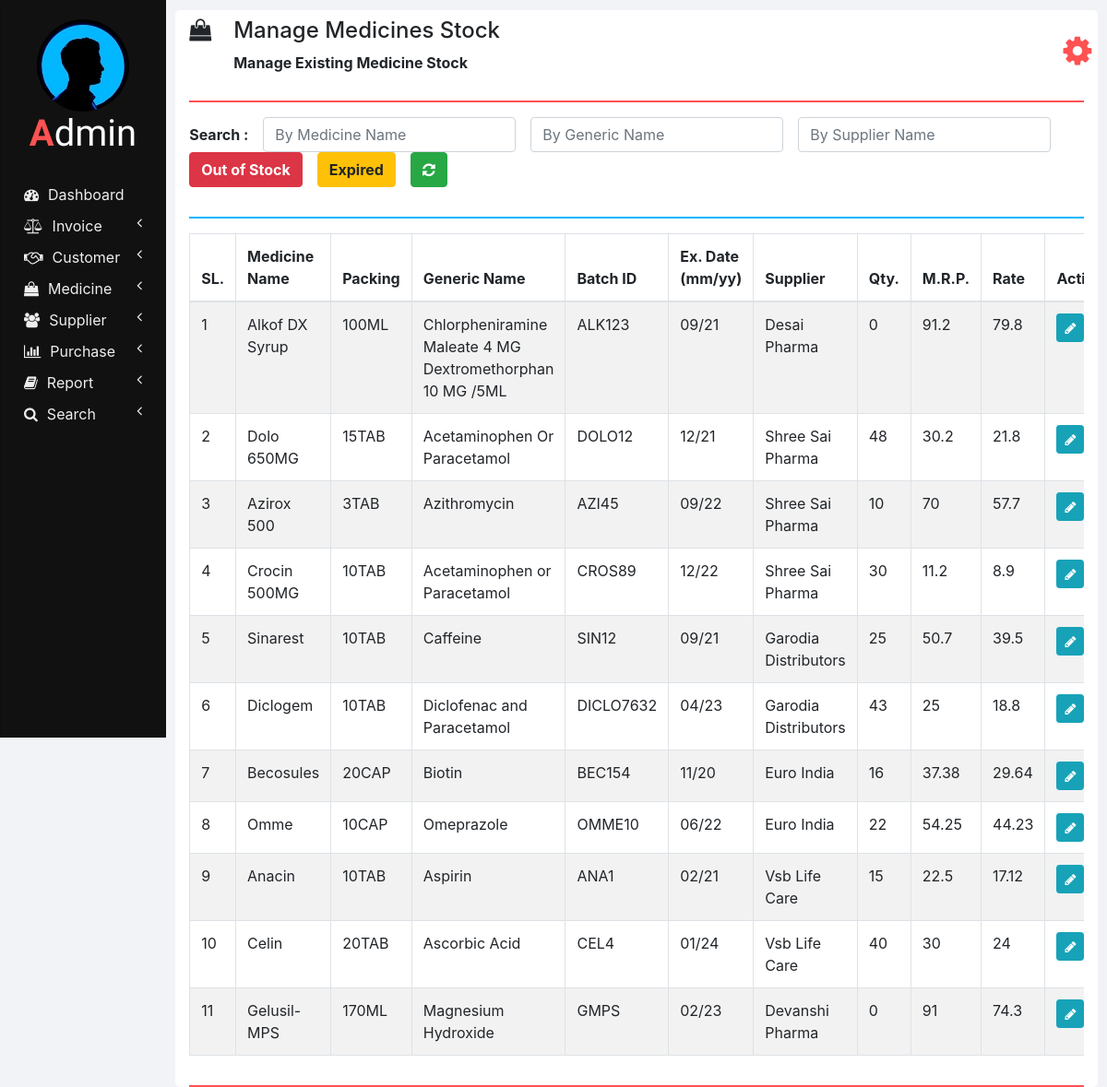
Page /manage_medicine_stock.php on the committed database.
### tables this page shows
CREATE TABLE `medicines` (
  `ID` int(11) NOT NULL,
  `NAME` varchar(100) NOT NULL,
  `PACKING` varchar(20) NOT NULL,
  `GENERIC_NAME` varchar(100) NOT NULL,
  `SUPPLIER_NAME` varchar(100) NOT NULL
);

CREATE TABLE `medicines_stock` (
  `ID` int(11) NOT NULL,
  `NAME` varchar(100) NOT NULL,
  `BATCH_ID` varchar(20) NOT NULL,
  `EXPIRY_DATE` varchar(10) NOT NULL,
  `QUANTITY` int(11) NOT NULL,
  `MRP` double NOT NULL,
  `RATE` double NOT NULL,
  `INVOICE_NUMBER` int(11) NOT NULL
);

### php/manage_medicine_stock.php (the view, shortened to what this page needs)
<?php
  function showMedicinesStock($id) {
    require "db_connection.php";
    if($con) {
      $seq_no = 0;
      $query = "SELECT * FROM medicines INNER JOIN medicines_stock ON medicines.NAME = medicines_stock.NAME";
      $result = mysqli_query($con, $query);
      while($row = mysqli_fetch_array($result)) {
        $seq_no++;
        if($row['BATCH_ID'] == $id)
          showEditOptionsRow($seq_no, $row);
        else
          showMedicineStockRow($seq_no, $row);
      }
    }
  }
  function showMedicineStockRow($seq_no, $row) {
    ?>
    <tr>
      <td><?php echo $seq_no; ?></td>
      <td><?php echo $row['NAME']; ?></td>
      <td><?php echo $row['PACKING']; ?></td>
      <td><?php echo $row['GENERIC_NAME']; ?></td>
      <td><?php echo $row['BATCH_ID']; ?></td>
      <td><?php echo $row['EXPIRY_DATE']; ?></td>
      <td><?php echo $row['SUPPLIER_NAME']; ?></td>
      <td><?php echo $row['QUANTITY']; ?></td>
      <td><?php echo $row['MRP']; ?></td>
      <td><?php echo $row['RATE']; ?></td>
      <td>
        <button href="" class="btn btn-info btn-sm" onclick="editMedicineStock('<?php echo $row['BATCH_ID']; ?>');">
          <i class="fa fa-pencil"></i>
        </button>
      </td>
    </tr>
    <?php
  }
  ?>

### css/sidenav.css (style rules this page uses)
body { background-color: #f1f3f6; }
.sidenav { width: 15%; height: 100vh; background-color: #222222; position: fixed; z-index: 1; flex: 1 0 auto; }
.card { width: 100%; height: 100%; top: 0; border-radius: 0; background-color: #111111; }
.logo .logo-caption { font-family: 'Poiret One', cursive; color: #ffffff; text-align: center; margin-bottom: 25px; }
.logo .profile { margin-left: 50%; border-radius: 50%; transform: translate(-50%); }
.logo .tweak { color: #ff5252; font-weight: bold; }
.main-menu-item { padding: 5px 5px; cursor: pointer; }
.main-menu-item > a { color: #eeeeee; text-decoration: none; font-size: 16px; }
.main-menu-item > a > span { margin-left: 10px; }

### css/home.css (style rules this page uses)
html, body { height: 100vh; }

### rows in the picture
medicines: seq_no "1", medicines_stock.NAME "Alkof DX Syrup", PACKING "100ML", GENERIC_NAME "Chlorpheniramine Maleate 4 MG Dextromethorphan 10 MG /5ML", medicines_stock.BATCH_ID "ALK123", medicines_stock.EXPIRY_DATE "09/21", SUPPLIER_NAME "Desai Pharma", medicines_stock.QUANTITY "0", medicines_stock.MRP "91.2", medicines_stock.RATE "79.8"
medicines: seq_no "2", medicines_stock.NAME "Dolo 650MG", PACKING "15TAB", GENERIC_NAME "Acetaminophen Or Paracetamol", medicines_stock.BATCH_ID "DOLO12", medicines_stock.EXPIRY_DATE "12/21", SUPPLIER_NAME "Shree Sai Pharma", medicines_stock.QUANTITY "48", medicines_stock.MRP "30.2", medicines_stock.RATE "21.8"
medicines: seq_no "3", medicines_stock.NAME "Azirox 500", PACKING "3TAB", GENERIC_NAME "Azithromycin", medicines_stock.BATCH_ID "AZI45", medicines_stock.EXPIRY_DATE "09/22", SUPPLIER_NAME "Shree Sai Pharma", medicines_stock.QUANTITY "10", medicines_stock.MRP "70", medicines_stock.RATE "57.7"
medicines: seq_no "4", medicines_stock.NAME "Crocin 500MG", PACKING "10TAB", GENERIC_NAME "Acetaminophen or Paracetamol", medicines_stock.BATCH_ID "CROS89", medicines_stock.EXPIRY_DATE "12/22", SUPPLIER_NAME "Shree Sai Pharma", medicines_stock.QUANTITY "30", medicines_stock.MRP "11.2", medicines_stock.RATE "8.9"
medicines: seq_no "5", medicines_stock.NAME "Sinarest", PACKING "10TAB", GENERIC_NAME "Caffeine", medicines_stock.BATCH_ID "SIN12", medicines_stock.EXPIRY_DATE "09/21", SUPPLIER_NAME "Garodia Distributors", medicines_stock.QUANTITY "25", medicines_stock.MRP "50.7", medicines_stock.RATE "39.5"
medicines: seq_no "6", medicines_stock.NAME "Diclogem", PACKING "10TAB", GENERIC_NAME "Diclofenac and Paracetamol", medicines_stock.BATCH_ID "DICLO7632", medicines_stock.EXPIRY_DATE "04/23", SUPPLIER_NAME "Garodia Distributors", medicines_stock.QUANTITY "43", medicines_stock.MRP "25", medicines_stock.RATE "18.8"
medicines: seq_no "7", medicines_stock.NAME "Becosules", PACKING "20CAP", GENERIC_NAME "Biotin", medicines_stock.BATCH_ID "BEC154", medicines_stock.EXPIRY_DATE "11/20", SUPPLIER_NAME "Euro India", medicines_stock.QUANTITY "16", medicines_stock.MRP "37.38", medicines_stock.RATE "29.64"
medicines: seq_no "8", medicines_stock.NAME "Omme", PACKING "10CAP", GENERIC_NAME "Omeprazole", medicines_stock.BATCH_ID "OMME10", medicines_stock.EXPIRY_DATE "06/22", SUPPLIER_NAME "Euro India", medicines_stock.QUANTITY "22", medicines_stock.MRP "54.25", medicines_stock.RATE "44.23"
medicines: seq_no "9", medicines_stock.NAME "Anacin", PACKING "10TAB", GENERIC_NAME "Aspirin", medicines_stock.BATCH_ID "ANA1", medicines_stock.EXPIRY_DATE "02/21", SUPPLIER_NAME "Vsb Life Care", medicines_stock.QUANTITY "15", medicines_stock.MRP "22.5", medicines_stock.RATE "17.12"
medicines: seq_no "10", medicines_stock.NAME "Celin", PACKING "20TAB", GENERIC_NAME "Ascorbic Acid", medicines_stock.BATCH_ID "CEL4", medicines_stock.EXPIRY_DATE "01/24", SUPPLIER_NAME "Vsb Life Care", medicines_stock.QUANTITY "40", medicines_stock.MRP "30", medicines_stock.RATE "24"
medicines: seq_no "11", medicines_stock.NAME "Gelusil-MPS", PACKING "170ML", GENERIC_NAME "Magnesium Hydroxide", medicines_stock.BATCH_ID "GMPS", medicines_stock.EXPIRY_DATE "02/23", SUPPLIER_NAME "Devanshi Pharma", medicines_stock.QUANTITY "0", medicines_stock.MRP "91", medicines_stock.RATE "74.3"

### other values in the picture
$heading "Manage Medicines Stock"
$sub_heading "Manage Existing Medicine Stock"
